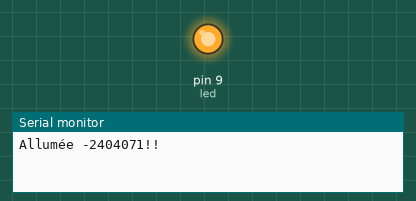
Recording of a sketch running on a simulated Arduino Uno, built with avr-gcc and run on an emulated ATmega328P. Parts: output pins drawn as LEDs (lit = HIGH), the last lines printed to the serial monitor.

Above: at 0.1 s.
At 21.7 s:
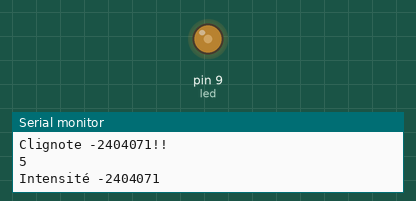
At 30.2 s:
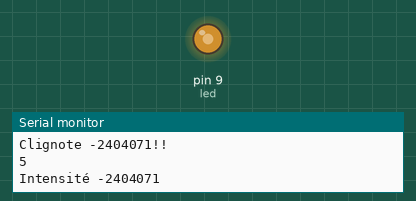
At 32.2 s:
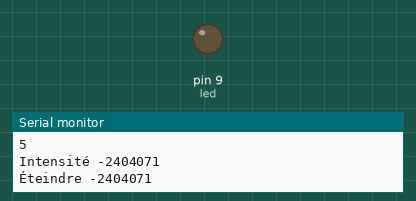
Timing chart, 0 to 40.0 s (numbered marks = the images above):
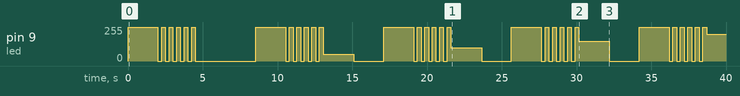

The sketch:

0sx_labo_01.ino
```cpp
int led = 9; // LED connectée à la broche 9
int brightness = 0; // Valeur de luminosité
int fadeAmount = 50; // Valeur de variation de luminosité
int counter=0;
void allume(){
  digitalWrite(led, HIGH);
  Serial.println("Allumée -2404071!!");
  delay(2000);
}
void clignoter(){
     if(counter<5){  // le plafond de 7/2 =4 +1 =5;ben 5 clignotement
  Serial.println("Clignote -2404071!!");
    digitalWrite(led, LOW);
    delay(250);
    digitalWrite(led, HIGH);
    delay(250);
    counter++;
    Serial.println(counter);
}
}
void intensite(){
//intensité
   analogWrite(led, brightness); // Change la luminosité de la LED
   brightness = brightness + fadeAmount; // Change la valeur de luminosité
   // Inverse la variation de luminosité quand la valeur de luminosité atteint 0 ou 255
    Serial.println("Intensité -2404071");
   if (brightness <=0 || brightness >=255 ) {
    fadeAmount = -fadeAmount;
    }
    delay(2048);
    }

void eteindre(){
   digitalWrite(led, LOW);
  Serial.println("Éteindre -2404071");
  // Attend 2 millisecondes avant de recommencer
  delay(2000);
  Serial.println();
}

void setup() {
  pinMode(led, OUTPUT); // Définit la broche 9 en mode sortie
  Serial.begin(9600);
}

void loop() {
  counter = 0;
 //Utilisation des fonctions
   allume();
    while( counter <5){
      clignoter();
    }
 intensite();
 eteindre();

 // Manuelement faites

 /*
 digitalWrite(led, HIGH);
  Serial.println("Allumée -2404071!!");
  delay(2000);

  if(led){
    while(counter<5){
    //clignote
    Serial.println("Clignote -2404071!!");
    digitalWrite(led, LOW);
    delay(250);
    digitalWrite(led, HIGH);
    delay(250);
    counter++;
    Serial.println(counter);
    if(counter==5){
      //intensité
    digitalWrite(led, HIGH);
   analogWrite(led, brightness); // Change la luminosité de la LED
   brightness = brightness + fadeAmount; // Change la valeur de luminosité
   // Inverse la variation de luminosité quand la valeur de luminosité atteint 0 ou 255
    Serial.println("Intensité -2404071");
   if (brightness <=0 || brightness >=255 ) {
    fadeAmount = -fadeAmount;
    }
    delay(2048);
  }
  }
    counter=0;
  }
  digitalWrite(led, LOW);
  Serial.println("Éteindre -2404071");
  // Attend 2 millisecondes avant de recommencer
  delay(2000);
  Serial.println();
 */
}
```

Measured:
- by itself, pin 9 (led): 0/255 → 255/255 at 0.00 s, → 0/255 2.0 s later, → 255/255 0.25 s later, → 0/255 0.25 s later, … (63 changes in this stretch)
